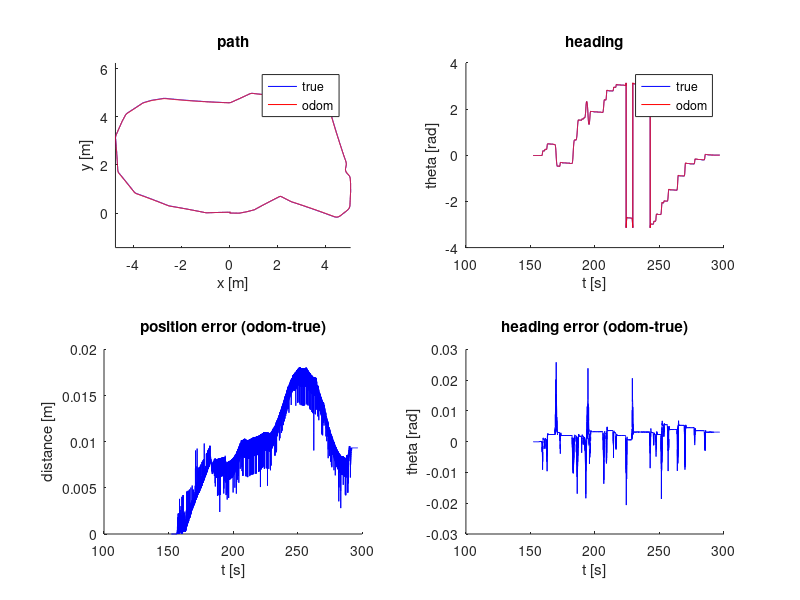

The MATLAB source for this figure: (Note: a time limit stopped this script after it produced the figure.)
% ======
% ass1.m
% ======
%
% This assignment will introduce you to the idea of estimating the motion 
% of a mobile robot using wheel odometry, and then also using that wheel
% odometry to make a simple map.  It uses a dataset previously gathered in
% a mobile robot simulation environment called Gazebo. Watch the video,
% 'gazebo.mp4' to visualize what the robot did, what its environment
% looks like, and what its sensor stream looks like.
% 
% There are three questions to complete (5 marks each):
%
%    Question 1: code (noise-free) wheel odometry algorithm
%    Question 2: add noise to data and re-run wheel odometry algorithm
%    Question 3: build a map from ground truth and noisy wheel odometry
%
% Fill in the required sections of this script with your code, run it to
% generate the requested plots, then paste the plots into a short report
% that includes a few comments about what you've observed.  Append your
% version of this script to the report.  Hand in the report as a PDF file.
%
% requires: basic Matlab, 'gazebo.mat'
%
% T D Barfoot, December 2015
%
clear all;

% set random seed for repeatability
rng(1);

% ==========================
% load the dataset from file
% ==========================
%
%    ground truth poses: t_true x_true y_true theta_true
% odometry measurements: t_odom v_odom omega_odom
%           laser scans: t_laser y_laser
%    laser range limits: r_min_laser r_max_laser
%    laser angle limits: phi_min_laser phi_max_laser
%
load gazebo.mat;

% ======================================================
% Question 1: code (noise-free) wheel odometry algorithm
% ======================================================
%
% Write an algorithm to estimate the pose of the robot throughout motion
% using the wheel odometry data (t_odom, v_odom, omega_odom) and assuming
% a differential-drive robot model.  Save your estimate in the variables
% (x_odom y_odom theta_odom) so that the comparison plots can be generated
% below.  See the plot 'ass1_q1_soln.png' for what your results should look
% like.

% variables to store wheel odometry pose estimates
numodom = size(t_odom,1);
x_odom = zeros(numodom,1);
y_odom = zeros(numodom,1);
theta_odom = zeros(numodom,1);

% set the initial wheel odometry pose to ground truth
x_odom(1) = x_true(1);
y_odom(1) = y_true(1);
theta_odom(1) = theta_true(1);

% ------insert your wheel odometry algorithm here-------
%for i=2:numodom
for i=2:numodom
    time_elapsed = t_odom(i) - t_odom(i-1);
    theta_odom(i) = theta_odom(i-1) + omega_odom(i-1) * time_elapsed;
    if theta_odom(i) > pi
       theta_odom(i) = theta_odom(i) - 2*pi;
    else
        if theta_odom(i) < -pi
            theta_odom(i) = theta_odom(i) + 2*pi;
        end  
    end
    x_odom(i) = x_odom(i-1) + cos(theta_odom(i-1)) * v_odom(i-1) * time_elapsed;
    y_odom(i) = y_odom(i-1) + sin(theta_odom(i-1)) * v_odom(i-1) * time_elapsed;
end
% ------end of your wheel odometry algorithm-------

% plot the results for verification
figure(1)
clf;

subplot(2,2,1);
hold on;
plot(x_true,y_true,'b');
plot(x_odom, y_odom, 'r');
legend('true', 'odom');
xlabel('x [m]');
ylabel('y [m]');
title('path');
axis equal;

subplot(2,2,2);
hold on;
plot(t_true,theta_true,'b');
plot(t_odom,theta_odom,'r');
legend('true', 'odom');
xlabel('t [s]');
ylabel('theta [rad]');
title('heading');

subplot(2,2,3);
hold on;
pos_err = zeros(numodom,1);
for i=1:numodom
    pos_err(i) = sqrt((x_odom(i)-x_true(i))^2 + (y_odom(i)-y_true(i))^2);
end
plot(t_odom,pos_err,'b');
xlabel('t [s]');
ylabel('distance [m]');
title('position error (odom-true)');

subplot(2,2,4);
hold on;
theta_err = zeros(numodom,1);
for i=1:numodom
    phi = theta_odom(i) - theta_true(i);
    while phi > pi
        phi = phi - 2*pi;
    end
    while phi < -pi
        phi = phi + 2*pi;
    end 
    theta_err(i) = phi;
end
plot(t_odom,theta_err,'b');
xlabel('t [s]');
ylabel('theta [rad]');
title('heading error (odom-true)');
print -dpng ass1_q1.png


% =================================================================
% Question 2: add noise to data and re-run wheel odometry algorithm
% =================================================================
%
% Now we're going to deliberately add some noise to the linear and 
% angular velocities to simulate what real wheel odometry is like.  Copy
% your wheel odometry algorithm from above into the indicated place below
% to see what this does.  The below loops 100 times with different random
% noise.  See the plot 'ass1_q2_soln.pdf' for what your results should look
% like.

% save the original odometry variables for later use
v_odom_noisefree = v_odom;
omega_odom_noisefree = omega_odom;

% set up plot
figure(2);
clf;
hold on;

% loop over random trials
for n=1:100
    
    % add noise to wheel odometry measurements (yes, on purpose to see effect)
    v_odom = v_odom_noisefree + 0.2*randn(numodom,1);
    omega_odom = omega_odom_noisefree + 0.04*randn(numodom,1);
    
    % ------insert your wheel odometry algorithm here-------
    for i=2:numodom
        time_elapsed = t_odom(i) - t_odom(i-1);
        theta_odom(i) = theta_odom(i-1) + omega_odom(i-1) * time_elapsed;
        if theta_odom(i) > pi
           theta_odom(i) = theta_odom(i) - 2*pi;
        else
            if theta_odom(i) < -pi
                theta_odom(i) = theta_odom(i) + 2*pi;
            end  
        end
        x_odom(i) = x_odom(i-1) + cos(theta_odom(i-1)) * v_odom(i-1) * time_elapsed;
        y_odom(i) = y_odom(i-1) + sin(theta_odom(i-1)) * v_odom(i-1) * time_elapsed;
    end
    % ------end of your wheel odometry algorithm------- 
    
    % add the results to the plot
    plot(x_odom, y_odom, 'r');
end

% plot ground truth on top and label
plot(x_true,y_true,'b');
xlabel('x [m]');
ylabel('y [m]');
title('path');
axis equal;
print -dpng ass1_q2.png


% ================================================================
% Question 3: build a map from noisy and noise-free wheel odometry
% ================================================================
%
% Now we're going to try to plot all the points from our laser scans in the
% robot's initial reference frame.  This will involve first figuring out
% how to plot the points in the current frame, then transforming them back
% to the initial frame and plotting them.  Do this for both the ground
% truth pose (blue) and also the last noisy odometry that you calculated in 
% Question 2 (red).  At first even the map based on the ground truth may
% not look too good.  This is because the laser timestamps and odometry
% timestamps do not line up perfectly and you'll need to interpolate.  Even
% after this, two additional patches will make your map based on ground
% truth look as crisp as the one in 'ass1_q3_soln.png'.  The first patch is
% to only plot the laser scans if the angular velocity is less than 
% 0.1 rad/s; this is because the timestamp interpolation errors have more
% of an effect when the robot is turning quickly.  The second patch is to
% account for the fact that the origin of the laser scans is about 10 cm
% behind the origin of the robot.  Once your ground truth map looks crisp,
% compare it to the one based on the odometry poses, which should be far
% less crisp, even with the two patches applied.

% set up plot
figure(3);
clf;
hold on;

% precalculate some quantities
npoints = size(y_laser,2);
k_angles = linspace(phi_min_laser, phi_max_laser, npoints);
k_cos_angles = cos(k_angles);
k_sin_angles = sin(k_angles);
x_map = linspace(1, 1036801);
y_map = linspace(1, 1036801);


for n=1:2
    current_point = 1;
    if n==1
        % interpolate the noisy odometry at the laser timestamps
        t_interp = linspace(t_odom(1),t_odom(numodom),numodom);
        x_interp = interp1(t_interp,x_odom,t_laser);
        y_interp = interp1(t_interp,y_odom,t_laser);
        theta_interp = interp1(t_interp,theta_odom,t_laser);
        omega_interp = interp1(t_interp,omega_odom,t_laser);
    else
        % interpolate the noise-free odometry at the laser timestamps
        t_interp = linspace(t_true(1),t_true(numodom),numodom);
        x_interp = interp1(t_interp,x_true,t_laser);
        y_interp = interp1(t_interp,y_true,t_laser);
        theta_interp = interp1(t_interp,theta_true,t_laser);
        omega_interp = interp1(t_interp,omega_odom,t_laser);
    end   

    % loop over laser scans
    for i=1:size(t_laser,1)
        % ------insert your point transformation algorithm here------
        if abs(omega_interp(i)) >= 0.1
            continue
        end
        for k=1:size(y_laser,2)
           % calculating where the point is in the robot frame
           k_range = y_laser(i, k);
           point_robot_frame = [
               k_range * k_cos_angles(k);
               k_range * k_sin_angles(k);
               0;
               1
               ];
           CIR = [
                cos(theta_interp(i)) -sin(theta_interp(i)) 0 x_interp(i) - 0.1*cos(theta_interp(i));
                sin(theta_interp(i)) cos(theta_interp(i)) 0 y_interp(i) - 0.1*sin(theta_interp(i));
                    0 0 1 0;
                    0 0 0 1
           ];
           point_intertial_frame = CIR * point_robot_frame;
           x_map(current_point) = point_intertial_frame(1);
           y_map(current_point) = point_intertial_frame(2);
           current_point = current_point + 1;
        end
        % ------end of your point transformation algorithm-------
    end
    
    if n==1
        plot(x_map, y_map, 'r.');
    else
        plot(x_map, y_map, 'b.');
    end

end
legend('map with noise', 'map without noise');
xlabel('x [m]');
ylabel('y [m]');
title('map');
axis equal;
print -dpng ass1_q3.png
